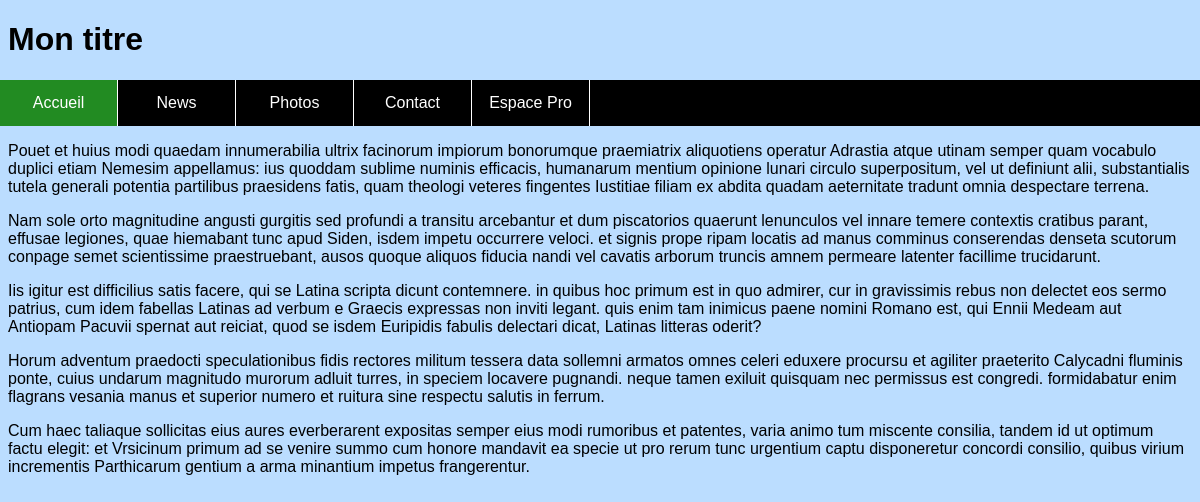
Before: / with the older database file.
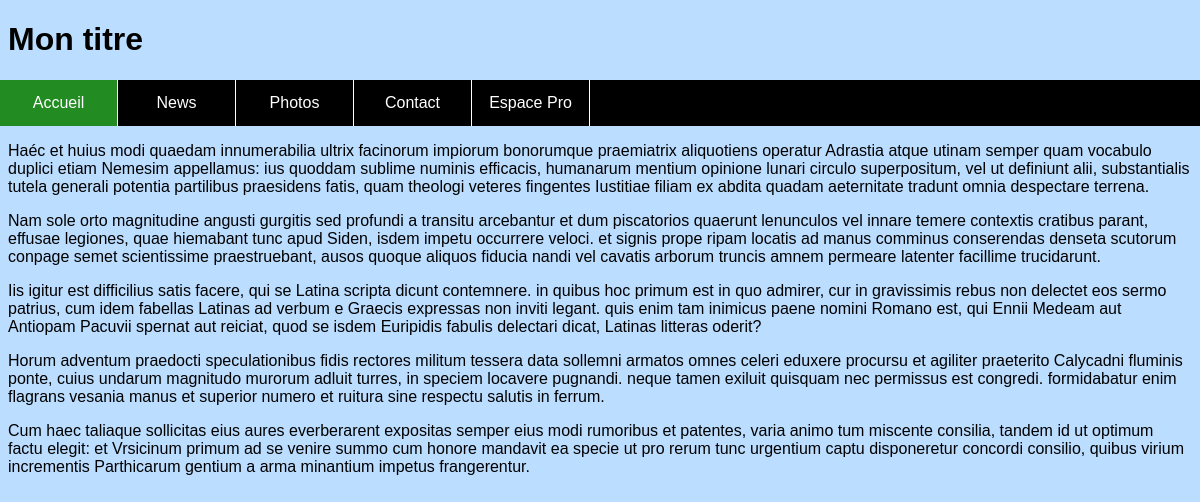
After: the same page with the newer database file.
### tables this page shows
CREATE TABLE `sections` (
  `uID` int(11) NOT NULL,
  `page_id` int(11) NOT NULL,
  `date_creation` datetime NOT NULL DEFAULT CURRENT_TIMESTAMP,
  `date_modification` datetime NOT NULL DEFAULT CURRENT_TIMESTAMP,
  `contenu` mediumtext NOT NULL
);

### php/layout.php (the view, shortened to what this page needs)
<?php
function getHead($titre = "Viewer") {
    return <<<EOT
    <head>
        <meta charset="utf-8" />
        <link rel="stylesheet" type="text/css" href="./css/style.css" />
        <title>Viewer</title>
    </head>
EOT;
 }
function getHeader(){
    return <<<EOT
        <header><h1>Mon titre</h1></header>
EOT;
}
function getMenu($nomPage = ""){
    $pages = [
        "Accueil" => "",
        "News" => "",
        "Photos" => "",
        "Contact" => "",
        "Espace Pro" => ""
    ];
    $pages[$nomPage] = ' id="menu-item-selected"';
    $menuHtml = <<<EOT
        <nav>
            <a href="index.php" class="menu-item"{$pages["Accueil"]}>Accueil</a>
            <a href="news.php" class="menu-item"{$pages["News"]}>News</a>
            <a href="photos.php" class="menu-item"{$pages["Photos"]}>Photos</a>
            <a href="contact.php" class="menu-item"{$pages["Contact"]}>Contact</a>
            <a href="espace-pro.php" class="menu-item"{$pages["Espace Pro"]}>Espace Pro</a>
EOT;
    $menuHtml .= <<<EOT
        </nav>
        <div id="expand-button" onclick="toggleExpand()">...</div>
EOT;
    return $menuHtml;
}
function getContenu($page) {
    try {
        $conn = new PDO("mysql:host=".HOST.";dbname=".DATABASE.";charset=utf8", USERNAME, PASSWORD);
        $stmt = $conn->prepare("SELECT contenu FROM sections WHERE page_id = (SELECT uID FROM pages WHERE nom = :page) ORDER BY date_creation DESC;");
        $stmt->bindValue(":page", $page, PDO::PARAM_STR);
        if ($stmt->execute()) {
            $results = $stmt->fetchAll();
            if (!empty($results)) {
                $contenu = "";
                foreach ($results as $ligne) {
                    $contenu .= <<<EOT
        <section>
{$ligne['contenu']}
        </section>
EOT;
                }
                return $contenu;
            }
            return "<section><p>Cette page est vide !</p><section>";
        } else {
            $erreur = $stmt->errorInfo();
            return "<span class=\"erreur-bdd\">Error: SQLSTATE[{$erreur[0]}] [{$erreur[1]}] " . utf8_encode($erreur[2]) . "</span>";
        }
    } catch(PDOException $e) {
        return "<span class=\"erreur-bdd\">Error: " . utf8_encode($e->getMessage()) . "</span>";
    }
}

### index.php (shortened to what this page needs)
<!DOCTYPE html>
<html lang="fr">
<?php require_once("php/layout.php"); ?>
<?= getHead() ?>
    <body>
<?= getHeader() ?>
<?= getMenu("Accueil") ?>
<?= getContenu("index.php") ?>
    </body>
</html>

### css/style.css (style rules this page uses)
header, section, footer { padding: 0px 8px; overflow: auto; }
body { background-color: #bbddff; font-family: Arial; margin: 0px; --padding-h-menu: 16px; --width-menu-item: 100px; --bordure-menu: 1px solid white; }
nav { background-color: #000000; color: white; overflow: auto; }
.menu-item { width: 85px; float: left; padding: 14px var(--padding-h-menu); border-right: var(--bordure-menu); text-align: center; color: inherit; text-decoration: none; }
#menu-item-selected { background-color: #228B22; }
section { margin-left: auto; margin-right: auto; max-width: 80rem; overflow: auto; }

Changed rows visible on the page:
changed sections: contenu "Pouet et huius modi quaedam…" → "Haéc et huius modi quaedam…"
